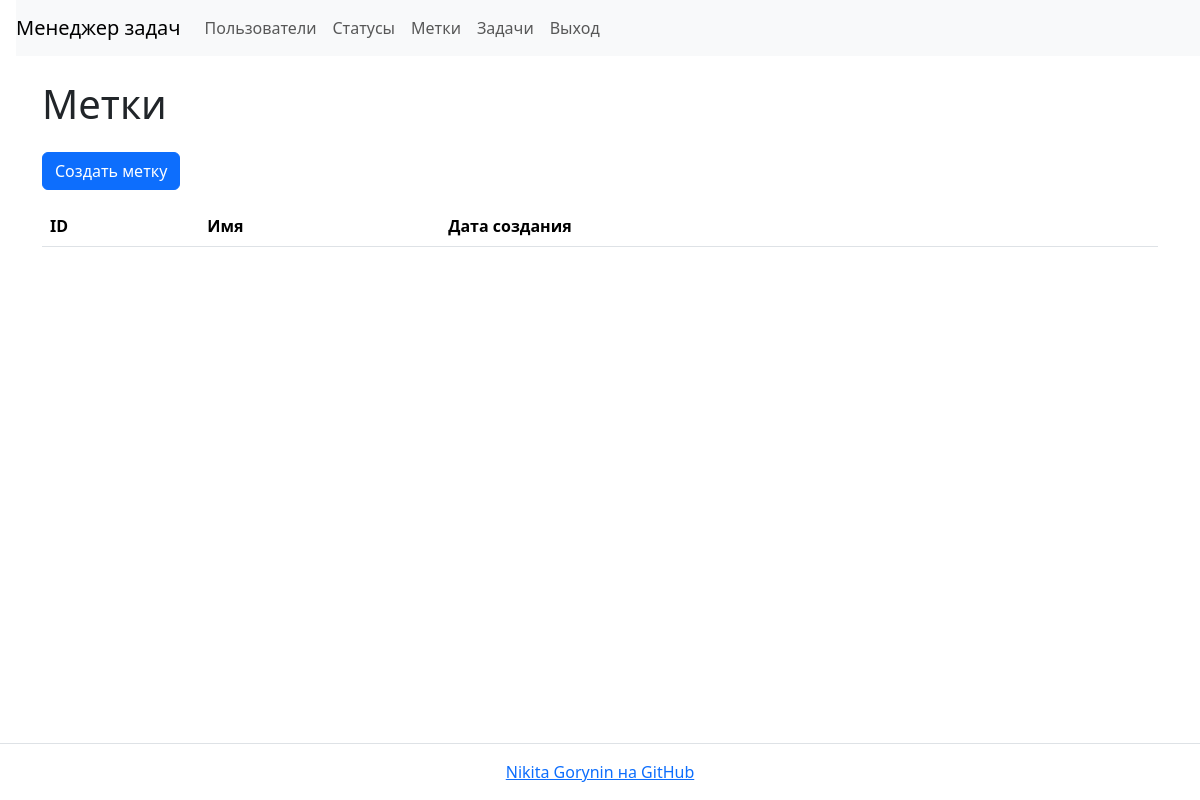
The app's page /labels/ (signed in), older data.
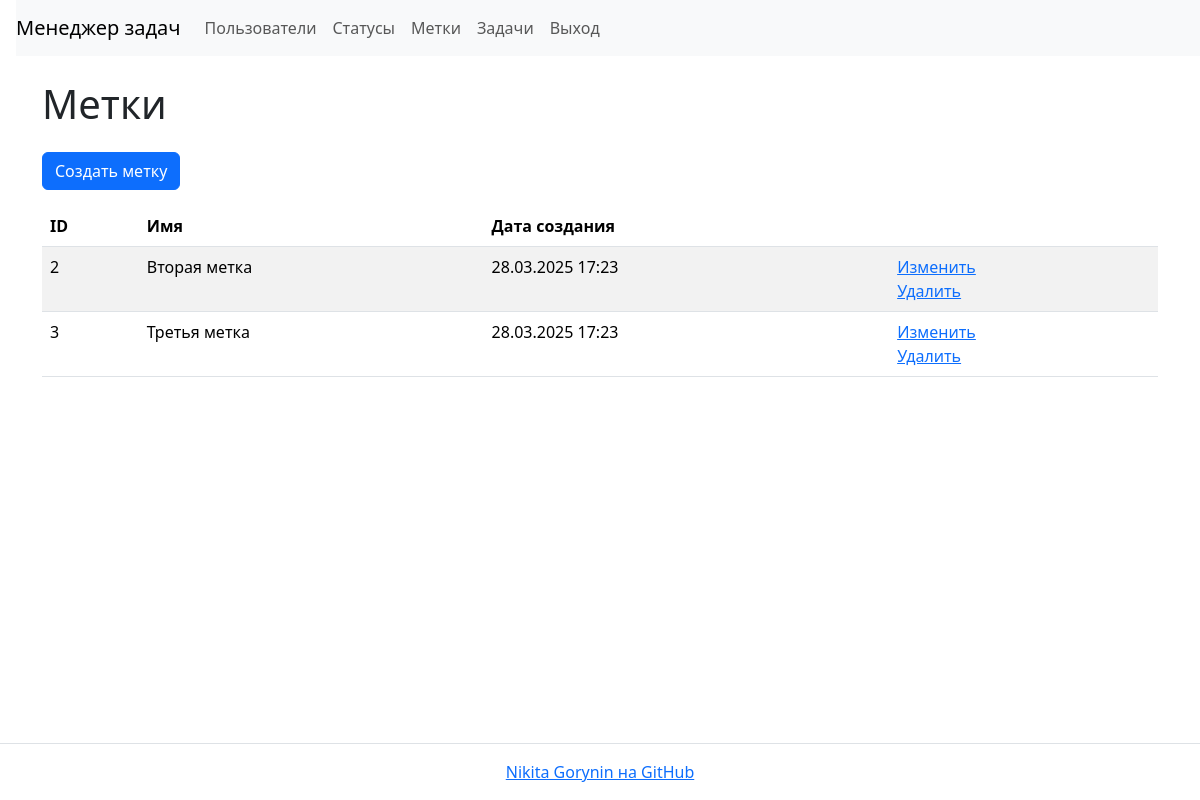
The same page, newer data.
### task_manager/labels/models.py (models this page shows, shortened)
class Label(models.Model):
    name = models.CharField(
        max_length=150,
        unique=True,
        blank=False,
        verbose_name='Имя',
    )
    date_created = models.DateTimeField(
        auto_now_add=True,
        verbose_name='Дата создания'
    )
    class Meta:
        verbose_name = 'Метка'
        verbose_name_plural = 'Метки'

### task_manager/labels/views.py (the view)
# urls.py: path('', LabelsListView.as_view(), name='labels'),
class LabelsListView(AuthRequiredMixin, ListView):
    template_name = 'labels/list.html'
    model = Label
    context_object_name = 'labels'
    extra_context = {
        'header': 'Метки'
    }

### task_manager/mixins.py (called while the page is built)
    def dispatch(self, request, *args, **kwargs):
        if not request.user.is_authenticated:
            self.error(request, self.auth_message)
            return redirect(reverse_lazy('login'))
        return super().dispatch(request, *args, **kwargs)

### task_manager/templates/labels/list.html
{% extends "base.html" %}
{% block content %}
    <h1 class="my-4">{{ header }}</h1>
    <a class="btn btn-primary mb-3" href="{% url 'label_create' %}">Создать метку</a>
    <table class="table table-striped">
        <thead>
            <tr>
                <th>ID</th>
                <th>Имя</th>
                <th>Дата создания</th>
                <th></th>
            </tr>
        </thead>
        <tbody>
            {% if labels %}
                {% for label in labels %}
                    <tr>
                        <td>{{ label.id }}</td>
                        <td>{{ label.name }}</td>
                        <td>{{ label.date_created|date:"d.m.Y H:i" }}</td>
                        <td>
                          <a href="{% url 'label_update' label.id %}">Изменить</a>
                          <br>
                          <a href="{% url 'label_delete' label.id %}">Удалить</a>
                        </td>
                    </tr>
                {% endfor %}
            {% endif %}
        </tbody>
    </table>
{% endblock content %}

Row changes from the older to the newer data that the page shows:
added Label: id "2", name "Вторая метка", date_created "28.03.2025 17:23"
added Label: id "3", name "Третья метка", date_created "28.03.2025 17:23"
